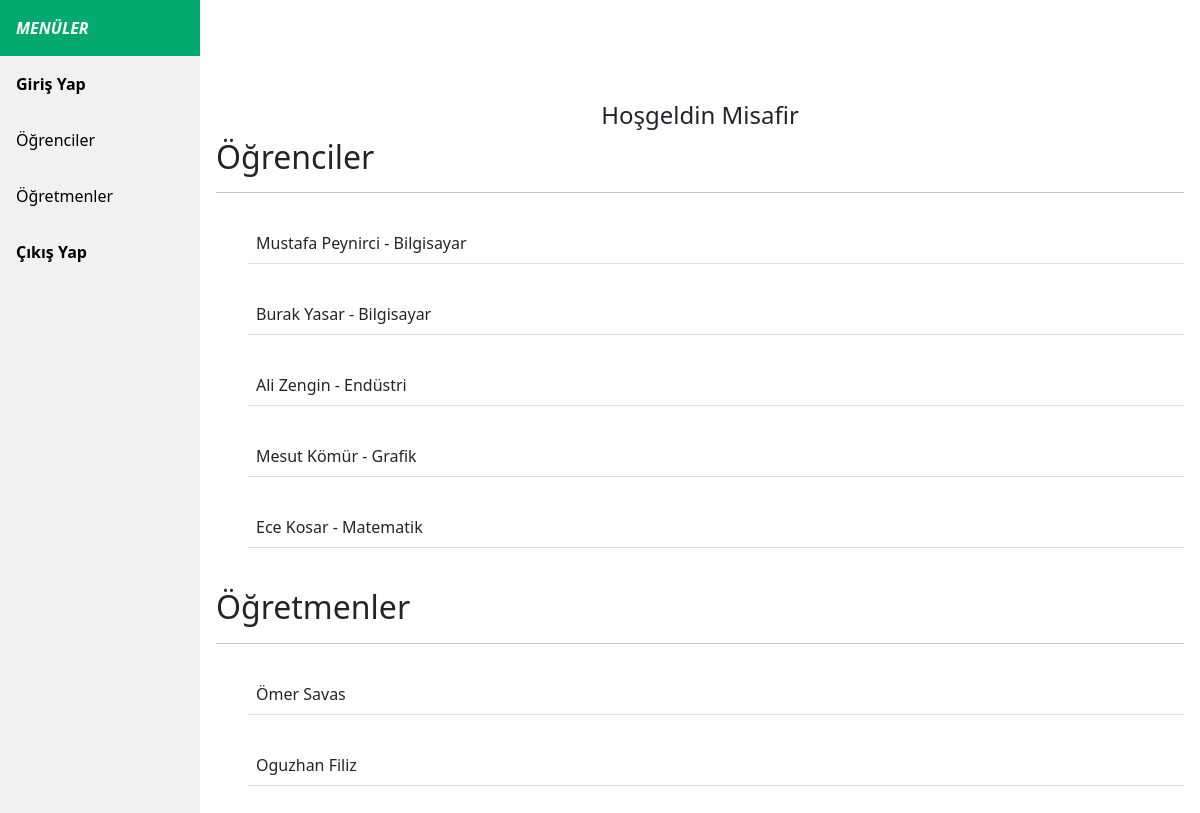
The page / on the database its author committed.
### tables this page shows
CREATE TABLE `students` (
  `id` int(11) NOT NULL,
  `name` varchar(255) NOT NULL,
  `surname` varchar(255) NOT NULL,
  `department` varchar(255) NOT NULL
);

CREATE TABLE `teachers` (
  `id` int(11) NOT NULL,
  `name` varchar(255) NOT NULL,
  `surname` varchar(255) NOT NULL
);

### system/Loader.php (called while the page is built, shortened)
<?php
class Loader
{
    public static function view($file_name, $data = NULL)
    {
        require 'views/'.$file_name.'.php';
    }
}

### controllers/Home.php (called while the page is built, shortened)
<?php
class Home extends Controllers
{
    public function index()
    {
        $model = Loader::model("Student");
        $data['students'] = $model->get_students();
        $model = Loader::model("Teacher");
        $data['teachers'] = $model->get_teachers();
        $data['user'] = read_from_session('user');
        Loader::view('home', $data);
    }
}

### system/router.php (called while the page is built, shortened)
<?php
$segments = explode('/', $wanted_page);
array_shift($segments);
$controller_object = new $controller();
$controller_object->do_requested($segments);

### system/DataBase.php (called while the page is built, shortened)
<?php
class DataBase
{
    private static $db_connection = NULL;
    private static function create_db_connection()
    {
        require 'config/db.php';
        $db_connection = new \mysqli($db_config['host'], $db_config['user'], $db_config['password'], $db_config['db']);
        return $db_connection;
    }
    private static function get_connection()
    {
        if(self::$db_connection == NULL)
            self::$db_connection = self::create_db_connection ();
        return self::$db_connection;
    }
    public static function get_data_uses_by_sql($sql)
    {
        $result = self::run_sql($sql);
        $data = [];
        while($row = $result->fetch_assoc())
            array_push ($data, $row);
        return $data;
    }
    public static function run_sql($sql)
    {
        return self::get_connection()->query($sql);
    }
}

### models/Student.php (called while the page is built, shortened)
<?php
class Student extends Models
{
    public function get_students()
    {
        $sql = 'select * from students';
        return DataBase::get_data_uses_by_sql($sql);
    }
}

### models/Teacher.php (called while the page is built, shortened)
<?php
class Teacher extends Models
{
    public function get_teachers()
    {
        $sql = 'select * from teachers';
        return DataBase::get_data_uses_by_sql($sql);
    }
}

### views/home.php (the view, shortened to what this page needs)
<?php
if($data['user'] == NULL)
{
    $name = 'Misafir';
}
else
{
    require 'admin_menu.php';
    $name = $data['user']['name'] . ' ' . $data['user']['surname'];
}
?>
<h4 style="font-weight: normal; text-align:center; margin-top:100px">Hoşgeldin <?=$name?></h4>
<h2>Öğrenciler</h2>
<hr>
<ol type="1">
    <?php foreach($data['students'] as $student): ?>
    <table class="table" style="margin-top:30px">
        <td>
            <?=$student['name'] . ' ' . $student['surname'] . ' - ' . $student['department'] ?>
    </table>
    <?php endforeach; ?>
</ol>
<br>
<h2>Öğretmenler</h2>
<hr>
<ol type="1">
    <?php foreach($data['teachers'] as $teacher): ?>
    <table class="table" style="margin-top:30px">
        <td>
            <?=$teacher['name'] . ' ' . $teacher['surname'] ?>
        </td>
    </table>
    <?php endforeach; ?>
</ol>

### index.php (shortened to what this page needs)
<!DOCTYPE html>
<html>
<link rel="stylesheet" href="style2.css">
<link href="~/Content/bootstrap.min.css" rel="stylesheet" />
<link href="https://cdn.jsdelivr.net/npm/bootstrap@5.1.0/dist/css/bootstrap.min.css" rel="stylesheet"
>
<body>
  <div class="sidebar">
    <a class="active" href="#home"><b><i>MENÜLER</i></b></a>
    <a href="?wanted_page=/Session/LoginForm"><b>Giriş Yap</b></a>
    <a href="?wanted_page=/Students">Öğrenciler</a>
    <a href="?wanted_page=/Teachers">Öğretmenler</a>
    <a href="?wanted_page=/Session/Logout"><b>Çıkış Yap</b></a>
  </div>
  <div class="content">
    <?php
require 'system/Controllers.php';
require 'system/Loader.php';
require 'system/DataBase.php';
require 'system/router.php';
?>
  </div>
</body>
</html>

### system/Controllers.php (shortened to what this page needs)
<?php
class Controllers
{
    public function do_requested($segments)
    {
        if($segments == []) $this->index();
        else
        {
            $method = array_shift($segments);
            $method = strtolower($method);
            if(count($segments) == 1) $segments = $segments[0];
            if($method == '') $method = 'index';
            $this->{$method}($segments);
        }
    }
}

### style2.css (style rules this page uses)
.sidebar { margin: 0; padding: 0; width: 200px; background-color: #f1f1f1; position: fixed; height: 100%; overflow: auto; }
.sidebar a { display: block; color: black; padding: 16px; text-decoration: none; }
.sidebar a.active { background-color: #04AA6D; color: white; }
div.content { margin-left: 200px; padding: 1px 16px; height: 1000px; }

### rows shown on the page
students: name "Mustafa", surname "Peynirci", department "Bilgisayar"
students: name "Burak", surname "Yasar", department "Bilgisayar"
students: name "Ali", surname "Zengin", department "Endüstri"
students: name "Mesut", surname "Kömür", department "Grafik"
students: name "Ece", surname "Kosar", department "Matematik"
teachers: name "Ömer", surname "Savas"
teachers: name "Oguzhan", surname "Filiz"

### other values the page prints
$name "Misafir"
